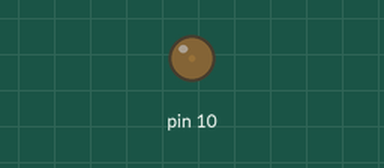
Recording of a sketch running on a simulated Arduino Uno, built with avr-gcc and run on an emulated ATmega328P. On the bench: output pins drawn as LEDs (lit = HIGH).

Above: at 0.05 s.
At 1.25 s:
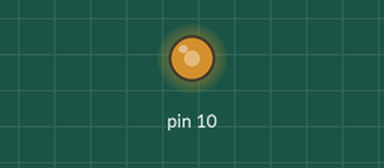
At 1.85 s:
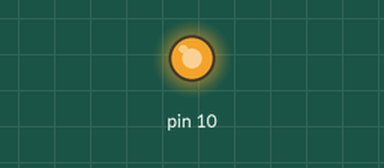
At 3.65 s:
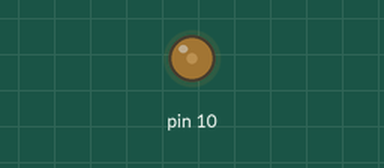
Timing chart, 0 to 6.4 s (numbered marks = the images above):
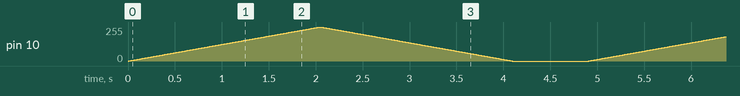

The sketch:

wyBreathingLED.ino
```cpp
void setup() {
  pinMode(10,OUTPUT);
}

void loop() {
  for(int a=0;a<=255;a++){
    analogWrite(10,a);
    delay(8);
  }
  for(int a=255;a>=0;a--){
    analogWrite(10,a);
    delay(8);
  }
  delay(800);
}
```
